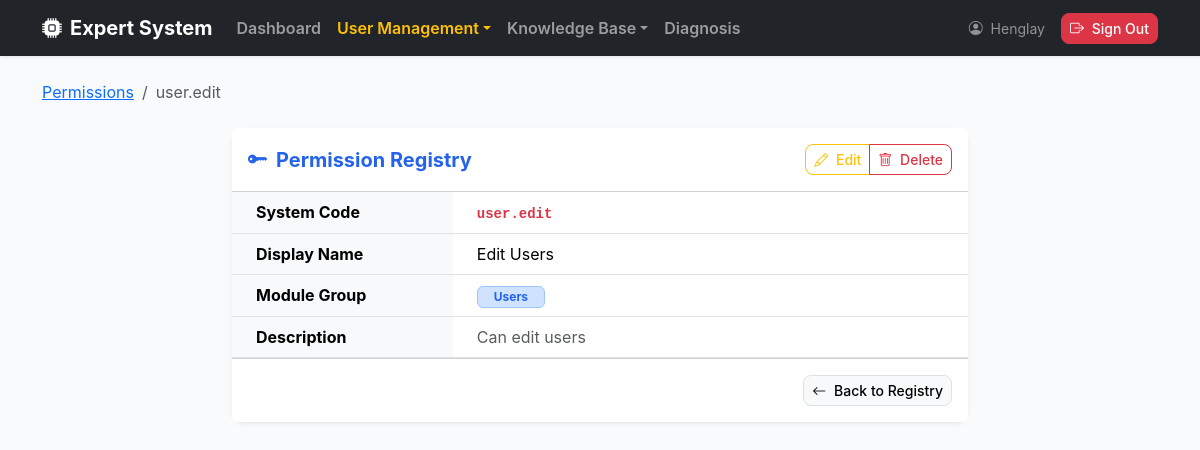
/permissions/1/detail (signed in), run on the app's committed database.
### app/models/user.py (models this page shows, shortened)
class User(UserMixin, db.Model):
    __tablename__ = "users"
    id = db.Column(db.Integer, primary_key=True)
    username = db.Column(db.String(80), unique=True, nullable=False)
    email = db.Column(db.String(120), unique=True, nullable=False)
    full_name = db.Column(db.String(120), nullable=False)
    is_active = db.Column(db.Boolean, default=True, nullable=False)
    password_hash = db.Column(db.String(255), nullable=False)
    created_at = db.Column(db.DateTime, default=datetime.utcnow, nullable=False)
    updated_at = db.Column(
        db.DateTime, default=datetime.utcnow, onupdate=datetime.utcnow, nullable=False
    )
    roles = db.relationship("Role", secondary= user_roles, back_populates="users")
    facts = db.relationship("Fact", back_populates="user")
    rules = db.relationship("Rule", back_populates="user")
    def has_role(self, role_name: str) -> bool:
        return any(role.name == role_name for role in self.roles) # type: ignore
    def get_permission_codes(self) -> set[str]:
        return {perm.code for role in self.roles for perm in role.permissions} # type: ignore
    def has_permission(self, permission_code: str) -> bool:
        return permission_code in self.get_permission_codes()

### app/models/permission.py (models this page shows, shortened)
class Permission(db.Model):
    __tablename__= "permissions"
    id = db.Column(db.Integer, primary_key=True)
    code = db.Column(db.String(64), unique=True, nullable=False, index=True)
    name = db.Column(db.String(120), nullable=False)
    description = db.Column(db.String(255))
    module = db.Column(db.String(80), nullable=False, default="General")
    created_at = db.Column(db.DateTime, default=datetime.utcnow, nullable=False)
    updated_at = db.Column(db.DateTime, default=datetime.utcnow,  onupdate=datetime.utcnow, nullable=False)
    roles = db.relationship("Role", secondary=role_permissions, back_populates="permissions")

### app/routes/permission_routes.py (the view)
@permission_bp.route("/<int:permission_id>/detail")
@login_required
@permission_required("permission.view")
def detail(permission_id):
    permission = PermissionService.get_permission_by_id(permission_id)
    if permission is None:
        abort(404)
    return render_template("permissions/detail.html", permission=permission)

### app/decorator_method/role_perm_decorator.py (called while the page is built)
def permission_required(permission):
    def decorator(fn):
        @wraps(fn)
        def wrapped(*args, **kwargs):
            if not current_user.has_permission(permission):
                abort(403)
            return fn(*args, **kwargs)
        return wrapped
    return decorator

### app/services/permission_service.py (called while the page is built)
    @staticmethod
    def get_permission_by_id(permission_id: int) -> Optional[Permission]:
        return Permission.query.get(permission_id)

### app/templates/permissions/detail.html (shortened to what this page needs)
{% extends "layouts/base.html" %}
{% block content %}
<nav aria-label="breadcrumb" class="mb-4">
    <ol class="breadcrumb">
        <li class="breadcrumb-item"><a href="{{ url_for('permissions.index') }}">Permissions</a></li>
        <li class="breadcrumb-item active">{{ permission.code }}</li>
    </ol>
</nav>
<div class="row">
    <div class="col-lg-8 mx-auto">
        <div class="card shadow-sm border-0">
            <div class="card-header bg-white py-3 d-flex justify-content-between align-items-center">
                <h5 class="mb-0 fw-bold text-primary">
                    <i class="bi bi-key-fill me-2"></i>Permission Registry
                </h5>
                <div class="btn-group">
                    <a href="{{ url_for('permissions.edit', permission_id=permission.id) }}" class="btn btn-sm btn-outline-warning">
                        <i class="bi bi-pencil me-1"></i> Edit
                    </a>
                    <a href="{{ url_for('permissions.delete_confirm', permission_id=permission.id) }}" class="btn btn-sm btn-outline-danger">
                        <i class="bi bi-trash me-1"></i> Delete
                    </a>
                </div>
            </div>
            <div class="card-body p-0">
                <table class="table mb-0">
                    <tbody>
                        <tr>
                            <th class="bg-light ps-4" style="width: 30%;">System Code</th>
                            <td class="ps-4"><code class="fw-bold text-danger">{{ permission.code }}</code></td>
                        </tr>
                        <tr>
                            <th class="bg-light ps-4">Display Name</th>
                            <td class="ps-4">{{ permission.name }}</td>
                        </tr>
                        <tr>
                            <th class="bg-light ps-4">Module Group</th>
                            <td class="ps-4">
                                <span class="badge bg-primary-subtle text-primary border border-primary-subtle px-3">
                                    {{ permission.module }}
                                </span>
                            </td>
                        </tr>
                        <tr>
                            <th class="bg-light ps-4">Description</th>
                            <td class="ps-4 text-muted">{{ permission.description or 'No technical documentation provided for this permission.' }}</td>
                        </tr>
                    </tbody>
                </table>
            </div>
            <div class="card-footer bg-white py-3 text-end">
                <a href="{{ url_for('permissions.index') }}" class="btn btn-light border btn-sm">
                    <i class="bi bi-arrow-left me-1"></i> Back to Registry
                </a>
            </div>
        </div>
    </div>
</div>
{% endblock %}

### app/templates/layouts/base.html (shortened to what this page needs)
<!doctype html>
<html lang="en">
<head>
    <link href="https://cdn.jsdelivr.net/npm/bootstrap@5.3.3/dist/css/bootstrap.min.css" rel="stylesheet" />
    <link rel="stylesheet" href="https://cdn.jsdelivr.net/npm/bootstrap-icons@1.11.3/font/bootstrap-icons.min.css">
</head>
<body>
    <nav class="navbar navbar-expand-lg navbar-dark bg-dark sticky-top mb-4">
        <div class="container">
            {% if current_user.is_authenticated %}
            {% if current_user.has_role("Admin") or current_user.has_role('Expert')%}
            <a class="navbar-brand fw-bold d-flex align-items-center" href="{{ url_for('dashboard.index') }}">
                <i class="bi bi-cpu-fill me-2"></i> Expert System
            </a>
            {% endif %}
            {% else %}
            <a class="navbar-brand fw-bold d-flex align-items-center" href="{{ url_for('diagnosis.diagnose') }}">
                <i class="bi bi-cpu-fill me-2"></i> Expert System
            </a>
            {% endif %}
            {% if current_user.is_authenticated %}
            <div class="collapse navbar-collapse" id="navbarMain">
                <ul class="navbar-nav me-auto">
                    {% if current_user.has_role('Admin') %}
                    <li class="nav-item">
                        <a class="nav-link fw-semibold {% if request.blueprint == 'dashboard' %}text-warning{% endif %}"
                            href="{{ url_for('dashboard.index') }}">Dashboard</a>
                    </li>
                    <li class="nav-item dropdown">
                        <a class="nav-link dropdown-toggle fw-semibold {% if request.blueprint == 'users'
                                    or request.blueprint == 'roles' or request.blueprint == 'permissions' %}text-warning{% endif %}"
                            href="#" data-bs-toggle="dropdown">User Management</a>
                    </li>
                    {% endif %}
                    {% if current_user.has_role('Admin') or current_user.has_role('Expert') %}
                    <li class="nav-item dropdown">
                        <a class="nav-link dropdown-toggle fw-semibold btn
                                    {% if request.blueprint == 'rules' or request.blueprint == 'facts' %}text-warning{% endif %}"
                            href="#" data-bs-toggle="dropdown">Knowledge Base</a>
                    </li>
                    {% endif %}
                    {% endif %}
                    <li class="nav-item">
                        <a class="nav-link fw-semibold {% if request.blueprint == 'diagnosis' %}text-warning{% endif %}"
                            href="{{ url_for('diagnosis.diagnose') }}">Diagnosis</a>
                    </li>
                </ul>
                <ul class="navbar-nav ms-auto align-items-center">
                    {% if current_user.is_authenticated %}
                    <li class="nav-item text-white-50 me-3 small">
                        <i class="bi bi-person-circle me-1"></i> {{ current_user.username }}
                    </li>
                    <li class="nav-item">
                        <button type="button" class="btn btn-danger btn-sm" data-bs-toggle="modal"
                            data-bs-target="#logoutModal" data-message="Are you sure you want to log out?"
                            data-name="{{ current_user.username }}" data-url="{{ url_for('auth.logout') }}">
                            <i class="bi bi-box-arrow-right me-1"></i> Sign Out
                        </button>
                    </li>
                    {% else %}
                    <li class="nav-item">
                        <a class="btn btn-success btn-sm" href="{{ url_for('auth.login') }}">Sign In</a>
                    </li>
                    {% endif %}
                </ul>
            </div>
        </div>
    </nav>
    <main class="container pb-5">
        {% block content %}{% endblock %}
    </main>
</body>
</html>

### app/templates/layouts/base.html (style rules this page uses)
:root { --bs-primary: #2563eb; --bs-primary-rgb: 37, 99, 235; }
body { background-color: #f8fafc; font-family: 'Inter', system-ui, -apple-system, sans-serif; }
.navbar { box-shadow: 0 1px 3px 0 rgba(0, 0, 0, 0.1); }
.card { border: none; box-shadow: 0 4px 6px -1px rgba(0, 0, 0, 0.1); border-radius: 12px; }
.btn { border-radius: 8px; font-weight: 500; }

### data on the page
User: username "Henglay"
Permission: code "user.edit", name "Edit Users", module "Users", description "Can edit users"
